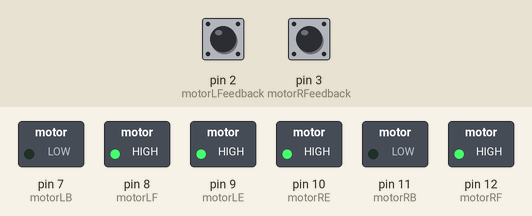
Simulated run of this sketch. Board: Arduino Uno, built with avr-gcc and run on an emulated ATmega328P. Shown: switched loads named in the sketch (green lamp = pin HIGH). The test bench sets the inputs (shaded band); at power-on: pin 2 (motorLFeedback) HIGH, pin 3 (motorRFeedback) HIGH.

Above: at 0.1 s.
Timing chart, 0 to 1.6 s (numbered marks = the images above):
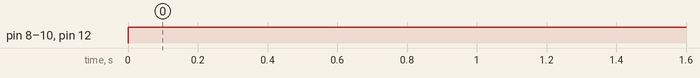

Measured:
- by itself, pin 8 (motorLF), pin 9 (motorLE), pin 10 (motorRE), pin 12 (motorRF): LOW → HIGH at 0.00 s

The sketch:

Straight_Line_2_Meters.ino
```cpp
int motorLFeedback = 2;             //Left Motor Feedback
int motorRFeedback = 3;             //Right Motor Feedback

volatile int leftCount = 0;
volatile int rightCount = 0;
int startingSpeed = 150;
int rms = startingSpeed;
int lms = startingSpeed;
int baseSpeed = 180;

void leftPulse(){
    leftCount++;
}

void rightPulse(){
    rightCount++;
}

void setup() {
  setupPins();

  pinMode(motorLFeedback, INPUT_PULLUP);
  pinMode(motorRFeedback, INPUT_PULLUP);
  attachInterrupt(digitalPinToInterrupt(motorLFeedback), leftPulse, RISING);
  attachInterrupt(digitalPinToInterrupt(motorRFeedback), rightPulse, RISING);

  Serial.begin(115200);
}

void loop() {
 check();
 forward();
 if ((rightCount >= 1168) || (leftCount >= 1168)){
    stop();
    delay(10000);
 }

 delay(500);
 if (startingSpeed < baseSpeed){
  startingSpeed += 2;
 }
}

void check() {
  if (rightCount == leftCount) {
    rms = startingSpeed;
    lms = startingSpeed;
  }

  if (rightCount > leftCount) {
    lms = startingSpeed + 75;
    rms = startingSpeed;
  }

  if (leftCount > rightCount) {
    rms = startingSpeed + 75;
    lms = startingSpeed;
  }
}
```

Control_Functions.ino
```cpp
// Left Pins
const int motorLE = 9;              //Left Motor Enable
const int motorLB = 7;              //Left Motor Backwards
const int motorLF = 8;              //Left Motor Forwards

// Right Pins
const int motorRE = 10;             //Right Motor Enable
const int motorRF = 12;             //Right Motor Forwards
const int motorRB = 11;             //Right Motor Backwards


void setupPins() {
  pinMode(motorLE, OUTPUT);        //These set up the motor variables as outputs.
  pinMode(motorLB, OUTPUT);        //As they're outputs, the motors on the rover will start or stop according to the code.
  pinMode(motorLF, OUTPUT);
  pinMode(motorRE, OUTPUT);
  pinMode(motorRB, OUTPUT);
  pinMode(motorRF, OUTPUT);
}

/* This function will move the rover forwards.
With this, both motors are enabled
The backwards motors are off and the forwards are on.
Therefore the rover moves forwards.*/
void forward() {
  digitalWrite(motorLE, HIGH);
  digitalWrite(motorRE, HIGH);
  digitalWrite(motorRB, LOW);
  digitalWrite(motorLB, LOW);
  digitalWrite(motorRF, HIGH);        //Having 'HIGH' and 'LOW' values sets these up to either not run, or to have the motors at their full speed of 255.
  digitalWrite(motorLF, HIGH);        //This 255 is not changeable within this.
}

void forward(int rms, int lms) {     //The use of 'rms' and 'lms' sets up the rover to be moving at the specific speeds dictated by us or the surroundings via these integer inputs of the motor speeds.
  digitalWrite(motorLE, HIGH);
  digitalWrite(motorRE, HIGH);
  digitalWrite(motorRB, LOW);
  digitalWrite(motorLB, LOW);
  analogWrite(motorRF, rms);        //Due to this being parts of the forwards function, the 'rms and 'lms' is only applied to the forward motor variables.
  analogWrite(motorLF, lms);
}


/* This function will stop the rover.
With this, both motors are enabled, however
Neither the forwards or backwards are on
so it doesn't move at all.*/
void stop() {
  digitalWrite(motorLE, HIGH);
  digitalWrite(motorRE, HIGH);
  digitalWrite(motorRB, LOW);
  digitalWrite(motorLB, LOW);
  digitalWrite(motorRF, LOW);
  digitalWrite(motorLF, LOW);     //As this is only stopping the rover, there is no need for specific speed values.
}


/*This function will move the rover backwards.
With this, both motors are enabled The backwards motors are enabled.
However the forwards aren't, resulting in a reverse.*/
void reverse() {
  digitalWrite(motorLE, HIGH);
  digitalWrite(motorRE, HIGH);
  digitalWrite(motorRB, HIGH);        //This is the generic reverse function, the reverses are simply 'HIGH' for full speed.
  digitalWrite(motorLB, HIGH);
  digitalWrite(motorRF, LOW);
  digitalWrite(motorLF, LOW);
}

void rightTurn() {                   //We've been using a right turn that is a right-angle. We've kept this as a separate function to give us the option of a right-angle or a different dictated angle to the right.
  rightTurn(812);                    //'812' is the number value we've found to consistently produce a right-angle.
}

void rightTurn(int amount){         //In comparison, the time turned is optional here and can be chnaged to fit a specific task.
  digitalWrite(motorLE, HIGH);
  digitalWrite(motorRE, HIGH);
  digitalWrite(motorRB, HIGH);
  digitalWrite(motorLB, LOW);
  digitalWrite(motorRF, LOW);
  digitalWrite(motorLF, HIGH);
  delay(amount);
}

void leftTurn() {                  //This reflects how we structured the right turn, with a particular value ('708') that we know to turn at a right-angle.
  leftTurn(708);
}

void leftTurn(int amount){
  digitalWrite(motorLE, HIGH);
  digitalWrite(motorRE, HIGH);
  digitalWrite(motorRB, LOW);
  digitalWrite(motorLB, HIGH);
  digitalWrite(motorRF, HIGH);
  digitalWrite(motorLF, LOW);
  delay(amount);
}
```
